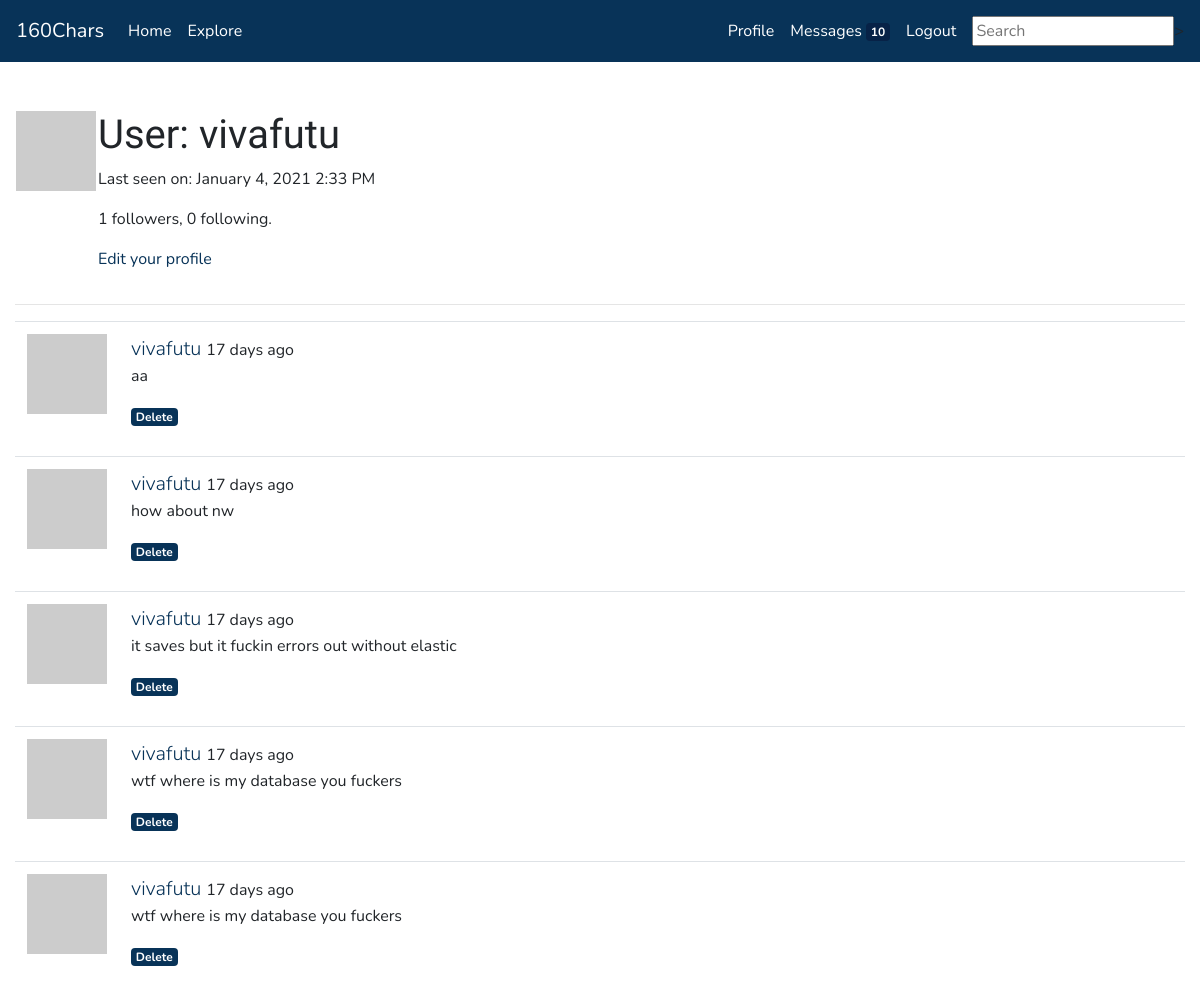
Page /user/vivafutu (signed in) on the committed database.
### app/models.py (models this page shows, shortened)
class User(UserMixin, db.Model):
    id = db.Column(db.Integer, primary_key=True)
    username = db.Column(db.String(64), index=True, unique=True)
    email = db.Column(db.String(120), index=True, unique=True)
    password_hash = db.Column(db.String(128))
    posts = db.relationship('Post', backref='author', lazy='dynamic')
    about_me = db.Column(db.String(160))
    last_seen = db.Column(db.DateTime, default=datetime.utcnow)
    followed = db.relationship(
        'User', secondary=followers,
        primaryjoin=(followers.c.follower_id == id),
        secondaryjoin=(followers.c.followed_id == id),
        backref=db.backref('followers', lazy='dynamic'), lazy='dynamic')
    messages_sent = db.relationship('Message',
                                        foreign_keys='Message.sender_id',
                                        backref='author', lazy='dynamic')
    messages_received = db.relationship('Message',
                                            foreign_keys='Message.recipient_id',
                                            backref='recipient', lazy='dynamic')
    last_message_read_time = db.Column(db.DateTime)
    notifications = db.relationship('Notification', backref='user',
                                    lazy='dynamic')
    def avatar(self, size):
        digest = md5(self.email.lower().encode('utf-8')).hexdigest()
        return 'https://www.gravatar.com/avatar/{}?d=identicon&s={}'.format(
            digest, size)
    def new_messages(self):
        last_read_time = self.last_message_read_time or datetime(1900, 1, 1)
        return Message.query.filter_by(recipient=self).filter(
            Message.timestamp > last_read_time).count()

class SearchableMixin(object):
    @classmethod
    def search(cls, expression, page, per_page):
        ids, total = query_index(cls.__tablename__, expression, page, per_page)
        if total == 0:
            return cls.query.filter_by(id=0), 0
        when = []
        for i in range(len(ids)):
            when.append((ids[i], i))
        return cls.query.filter(cls.id.in_(ids)).order_by(
            db.case(when, value=cls.id)), total

class Post(SearchableMixin, db.Model):
    id = db.Column(db.Integer, primary_key=True)
    body = db.Column(db.String(160))
    timestamp = db.Column(db.DateTime, index=True, default=datetime.utcnow)
    user_id = db.Column(db.Integer, db.ForeignKey('user.id'))
    __searchable__ = ['body']

### app/main/routes.py (the view)
@bp.route('/user/<username>')
@login_required
def user(username):
    user = User.query.filter_by(username=username).first_or_404()
    page = request.args.get('page', 1, type=int)
    posts = user.posts.order_by(Post.timestamp.desc()).paginate(
        page, current_app.config['POSTS_PER_PAGE'], False)
    next_url = url_for('main.user', username=user.username, page=posts.next_num) \
        if posts.has_next else None
    prev_url = url_for('main.user', username=user.username, page=posts.prev_num) \
        if posts.has_prev else None
    form = EmptyForm()
    return render_template ('user.html', user=user, posts=posts.items, form=form,
                            next_url=next_url, prev_url=prev_url)

### app/main/forms.py
class SearchForm(FlaskForm):
    q = StringField('Search', validators=[DataRequired()])
    def __init__(self, *args, **kwargs):
        if 'formdata' not in kwargs:
            kwargs['formdata'] = request.args
        if 'csrf_enabled' not in kwargs:
            kwargs['csrf_enabled'] = False
        super(SearchForm, self).__init__(*args, **kwargs)

class EmptyForm(FlaskForm):
    submit = SubmitField('Submit')

### app/main/routes.py (called while the page is built)
@bp.before_app_request
def before_request():
    if current_user.is_authenticated:
        current_user.last_seen = datetime.utcnow()
        db.session.commit()
        g.search_form = SearchForm()

### app/models.py (called while the page is built)
@login.user_loader
def load_user(id):
    return User.query.get(int(id))

### app/templates/user.html (shortened to what this page needs)
{% extends 'base.html' %}
{% block content %}
<table>
    <tr valign="top">
        <td>
            <img src="{{ user.avatar(128) }}"></img><br>
        </td>
        <td>
            <h1>User: {{user.username}} </h1>
            {% if user.last_seen %}<p> Last seen on: {{ moment(user.last_seen).format('LLL') }}</p>{% endif %}
            <p>{{ user.followers.count() }} followers, {{ user.followed.count() }} following.</p>
            {% if user == current_user %}
            <p><a href="{{ url_for('main.edit_profile') }}">Edit your profile</a></p>
            {% endif %}
        </td>
    </tr>
</table>
    <hr>
    {% for post in posts %}
        {% include '_post.html' %}
    {% endfor %}
{% endblock %}

### app/templates/_post.html
<table class="table table-hover">
    <tr>
        <td width="70px">
            <a href="{{ url_for('main.user', username=post.author.username) }}">
                <img src="{{ post.author.avatar(70) }}" />
            </a>
        </td>
        <td>
            <span class="user_popup">
                <a class="lead" href="{{ url_for('main.user', username=post.author.username) }}">
                    {{ post.author.username }}
                </a>
            </span>
            {{ moment(post.timestamp).fromNow() }}
            <p>{{ post.body }}</p>
            {% if post.author.username == current_user.username %}
            <a href="#"><span class="badge badge-primary">Delete</span></a>
            {% endif %}
        </td>
    </tr>
</table>

### rows in the picture
User: username "vivafutu", last_seen "January 4, 2021 2:33 PM"
Post: author.username "vivafutu", timestamp "17 days ago", body "aa"
Post: author.username "vivafutu", timestamp "17 days ago", body "how about nw"
Post: author.username "vivafutu", timestamp "17 days ago", body "it saves but it fuckin errors out without elastic"
Post: author.username "vivafutu", timestamp "17 days ago", body "wtf where is my database you fuckers"
Post: author.username "vivafutu", timestamp "17 days ago", body "wtf where is my database you fuckers"

### other values in the picture
{{ new_messages }} "10"
{{ user.followers.count() }} "1"
{{ user.followed.count() }} "0"
